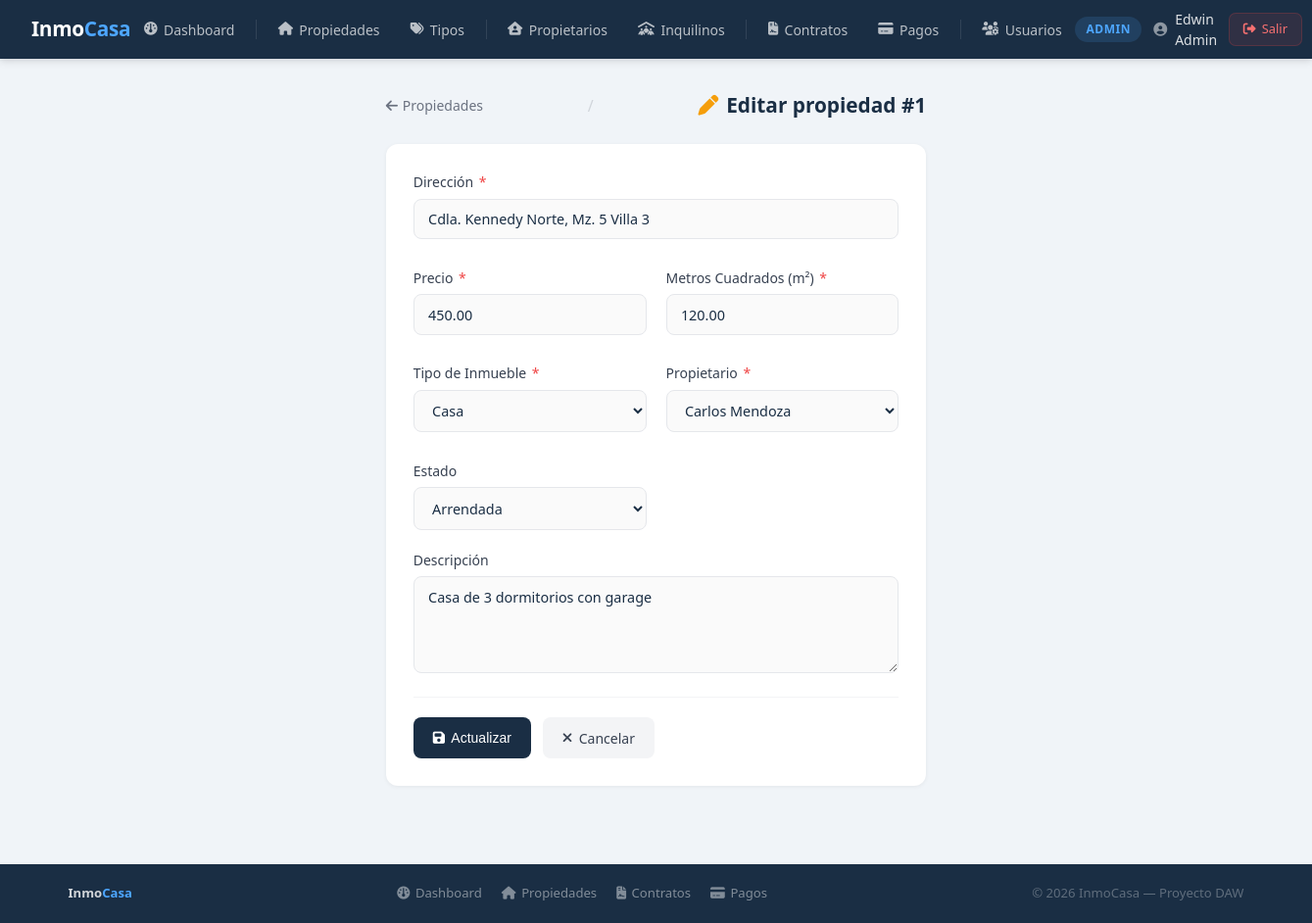
Screenshot of /index.php?action=propiedad_editar&id=1 (signed in) with the database file from the repository.
### tables this page shows
CREATE TABLE IF NOT EXISTS propiedades (
    id INT AUTO_INCREMENT PRIMARY KEY,
    direccion VARCHAR(200) NOT NULL,
    precio DECIMAL(10,2) NOT NULL,
    metros2 DECIMAL(8,2) NOT NULL,
    descripcion TEXT,
    estado ENUM('Disponible', 'Arrendada', 'En venta', 'Vendida') DEFAULT 'Disponible',
    tipo_id INT NOT NULL,
    propietario_id INT NOT NULL,
    created_at TIMESTAMP DEFAULT CURRENT_TIMESTAMP,
    FOREIGN KEY (tipo_id) REFERENCES tipos_inmueble(id),
    FOREIGN KEY (propietario_id) REFERENCES propietarios(id)
);

CREATE TABLE IF NOT EXISTS tipos_inmueble (
    id INT AUTO_INCREMENT PRIMARY KEY,
    nombre VARCHAR(50) NOT NULL,
    descripcion TEXT,
    created_at TIMESTAMP DEFAULT CURRENT_TIMESTAMP
);

CREATE TABLE IF NOT EXISTS propietarios (
    id INT AUTO_INCREMENT PRIMARY KEY,
    nombre VARCHAR(100) NOT NULL,
    cedula VARCHAR(13) NOT NULL UNIQUE,
    telefono VARCHAR(15),
    email VARCHAR(100) NOT NULL UNIQUE,
    direccion VARCHAR(200),
    created_at TIMESTAMP DEFAULT CURRENT_TIMESTAMP
);

### app/controllers/PropiedadController.php (called while the page is built, shortened)
<?php
include_once __DIR__ . '/../models/Propiedad.php';
include_once __DIR__ . '/../models/TipoInmueble.php';
include_once __DIR__ . '/../models/Propietario.php';
class PropiedadController {
    private $modelo;
    public function __construct() {
        $this->modelo = new Propiedad();
    }
    public function editar($id) {
        $propiedad = $this->modelo->obtenerPorId($id);
        $tipoModelo = new TipoInmueble();
        $tipos = $tipoModelo->obtenerTodos();
        $propietarioModelo = new Propietario();
        $propietarios = $propietarioModelo->obtenerTodos();
        include_once __DIR__ . '/../views/propiedades/editar.php';
    }
}
?>

### config/database.example.php (called while the page is built, shortened)
<?php
class Database{
    private static $conn = null;
    public static function getConexion(){
        if( self::$conn === null){
            try{
                $dsn = 'mysql:host='.DB_HOST .
                ';port='. DB_PORT .
                ';dbname='.DB_NAME .
                ';charset=utf8';
                self::$conn = new PDO($dsn , DB_USER,DB_PASS ,[
                    PDO::ATTR_ERRMODE => PDO::ERRMODE_EXCEPTION,
                    PDO::ATTR_DEFAULT_FETCH_MODE => PDO::FETCH_ASSOC,
                    PDO::ATTR_EMULATE_PREPARES => false,
                ]);
            }catch(PDOException $e){
                die("Error de conexion: ". $e->getMessage());
            }
        }
        return self::$conn;
    }
}
?>

### app/models/Propiedad.php (called while the page is built, shortened)
<?php
class Propiedad {
    private $conn;
    public function __construct() {
        $this->conn = Database::getConexion();
    }
    public function obtenerPorId($id) {
        try {
            $sql = "SELECT p.*,
                    t.nombre AS tipo_nombre,
                    pr.nombre AS propietario_nombre
                    FROM propiedades p
                    INNER JOIN tipos_inmueble t ON p.tipo_id = t.id
                    INNER JOIN propietarios pr ON p.propietario_id = pr.id
                    WHERE p.id = ?";
            $stmt = $this->conn->prepare($sql);
            $stmt->execute([$id]);
            return $stmt->fetch();
        } catch (PDOException $e) {
            return ["exito" => false, "mensaje" => "Error al obtener propiedad: " . $e->getMessage()];
        }
    }
}
?>

### app/models/TipoInmueble.php (called while the page is built, shortened)
<?php
class TipoInmueble {
    private $conn;
    public function __construct() {
        $this->conn = Database::getConexion();
    }
    public function obtenerTodos() {
        try {
            $sql = "SELECT * FROM tipos_inmueble ORDER BY nombre ASC";
            $stmt = $this->conn->prepare($sql);
            $stmt->execute();
            return $stmt->fetchAll();
        } catch (PDOException $e) {
            return ["exito" => false, "mensaje" => "Error al obtener tipos: " . $e->getMessage()];
        }
    }
}
?>

### app/models/Propietario.php (called while the page is built, shortened)
<?php
class Propietario {
    private $conn;
    public function __construct() {
        $this->conn = Database::getConexion();
    }
    public function obtenerTodos() {
        try {
            $sql = "SELECT * FROM propietarios ORDER BY nombre ASC";
            $stmt = $this->conn->prepare($sql);
            $stmt->execute();
            return $stmt->fetchAll();
        } catch (PDOException $e) {
            return ["exito" => false, "mensaje" => "Error al obtener propietarios: " . $e->getMessage()];
        }
    }
}
?>

### app/views/propiedades/editar.php (the view, shortened to what this page needs)
<?php include_once __DIR__ . '/../layouts/header.php'; ?>
<?php
$propiedad = $propiedad ?? [];
$tipos = $tipos ?? [];
$propietarios = $propietarios ?? [];
?>
<div class="page-header">
    <a href="<?= BASE_URL ?>?action=propiedades"><i class="fa-solid fa-arrow-left"></i> Propiedades</a>
    <span class="separator">/</span>
    <div class="page-title"><i class="fa-solid fa-pen"></i> Editar propiedad #<?= $propiedad['id'] ?? '' ?></div>
</div>
<div class="form-card">
    <form id="formPropiedad" method="POST" action="<?= BASE_URL ?>?action=propiedad_actualizar&id=<?= $propiedad['id'] ?? '' ?>" novalidate>
        <div class="form-grid">
            <div class="form-group full">
                <label>Dirección <span class="required">*</span></label>
                <input type="text" name="direccion" value="<?= htmlspecialchars($propiedad['direccion'] ?? '') ?>">
            </div>
            <div class="form-group">
                <label>Precio <span class="required">*</span></label>
                <input type="number" step="0.01" name="precio" value="<?= htmlspecialchars($propiedad['precio'] ?? '') ?>">
            </div>
            <div class="form-group">
                <label>Metros Cuadrados (m²) <span class="required">*</span></label>
                <input type="number" step="0.01" name="metros2" value="<?= htmlspecialchars($propiedad['metros2'] ?? '') ?>">
            </div>
            <div class="form-group">
                <label>Tipo de Inmueble <span class="required">*</span></label>
                <select name="tipo_id" id="tipo_id">
                    <?php foreach ($tipos as $t): ?>
                        <option value="<?= $t['id'] ?>" <?= ($propiedad['tipo_id'] == $t['id']) ? 'selected' : '' ?>><?= htmlspecialchars($t['nombre']) ?></option>
                    <?php endforeach; ?>
                </select>
            </div>
            <div class="form-group">
                <label>Propietario <span class="required">*</span></label>
                <select name="propietario_id" id="propietario_id">
                    <?php foreach ($propietarios as $p): ?>
                        <option value="<?= $p['id'] ?>" <?= ($propiedad['propietario_id'] == $p['id']) ? 'selected' : '' ?>><?= htmlspecialchars($p['nombre']) ?></option>
                    <?php endforeach; ?>
                </select>
            </div>
            <div class="form-group">
                <label>Estado</label>
                <select name="estado">
                    <option value="Arrendada" <?= ($propiedad['estado'] === 'Arrendada') ? 'selected' : '' ?>>Arrendada</option>
                </select>
            </div>
            <div class="form-group full">
                <label>Descripción</label>
                <textarea name="descripcion" rows="4"><?= htmlspecialchars($propiedad['descripcion'] ?? '') ?></textarea>
            </div>
        </div>
        <div class="form-actions">
            <button type="submit" class="btn btn-primary"><i class="fa-solid fa-floppy-disk"></i> Actualizar</button>
            <a href="<?= BASE_URL ?>?action=propiedades" class="btn btn-secondary"><i class="fa-solid fa-xmark"></i> Cancelar</a>
        </div>
    </form>
</div>
<?php include_once __DIR__ . '/../layouts/footer.php'; ?>

### public/css/style.css (style rules this page uses)
*, *::before, *::after { margin: 0; padding: 0; box-sizing: border-box; }
html { font-size: 16px; }
body { font-family: 'Segoe UI', system-ui, -apple-system, sans-serif; background: #f0f4f8; color: #1a2e44; min-height: 100vh; line-height: 1.5; display: flex; flex-direction: column; }
a { color: #4da6ff; text-decoration: none; transition: color 0.2s; }
.btn { display: inline-flex; align-items: center; gap: 0.4rem; padding: 0.55rem 1.1rem; border-radius: 8px; font-size: 0.875rem; font-weight: 500; text-decoration: none; cursor: pointer; border: none; transition: all 0.2s; white-space: nowrap; }
.btn-primary { background: #1a2e44; color: #fff; }
.btn-secondary { background: #f3f4f6; color: #374151; }
.form-card { background: #fff; border-radius: 12px; box-shadow: 0 1px 4px rgba(0,0,0,0.06); padding: 1.75rem; max-width: 750px; }
.form-grid { display: grid; grid-template-columns: 1fr 1fr; gap: 1.25rem; }
.form-group { display: flex; flex-direction: column; gap: 0.4rem; }
.form-group.full { grid-column: 1 / -1; }
label { font-size: 0.875rem; font-weight: 500; color: #374151; }
.required { color: #ef4444; margin-left: 2px; }
input[type="text"], input[type="email"], input[type="password"], input[type="number"], input[type="date"], select, textarea { width: 100%; padding: 0.65rem 0.9rem; border: 1.5px solid #e5e7eb; border-radius: 8px; font-size: 0.9rem; color: #1a2e44; background: #fafafa; outline: none; transition: border-color 0.2s, background 0.2s; font-family: inherit; }
textarea { resize: vertical; min-height: 80px; }
.form-actions { display: flex; gap: 0.75rem; margin-top: 1.5rem; padding-top: 1.25rem; border-top: 1px solid #f3f4f6; }
.page-header { display: flex; align-items: center; justify-content: space-between; margin-bottom: 1.5rem; flex-wrap: wrap; gap: 1rem; }
.page-title { font-size: 1.3rem; font-weight: 600; color: #1a2e44; display: flex; align-items: center; gap: 0.5rem; }
.page-title i { color: #4da6ff; }

### app/views/layouts/header.php (style rules this page uses)
* { margin: 0; padding: 0; box-sizing: border-box; }
body { font-family: 'Segoe UI', sans-serif; background: #f0f4f8; min-height: 100vh; display: flex; flex-direction: column; }

### app/views/propiedades/editar.php (style rules this page uses)
.page-header { display: flex; align-items: center; gap: 0.75rem; margin-bottom: 1.5rem; }
.page-header a { color: #6b7280; text-decoration: none; font-size: 0.875rem; display: flex; align-items: center; gap: 0.3rem; }
.separator { color: #d1d5db; }
.page-title { font-size: 1.3rem; font-weight: 600; color: #1a2e44; display: flex; align-items: center; gap: 0.5rem; }
.page-title i { color: #f59e0b; }
.form-card { background: #fff; border-radius: 12px; box-shadow: 0 1px 4px rgba(0,0,0,0.06); padding: 1.75rem; max-width: 750px; }
.form-grid { display: grid; grid-template-columns: 1fr 1fr; gap: 1.25rem; }
.form-group { display: flex; flex-direction: column; gap: 0.4rem; }
.form-group.full { grid-column: 1 / -1; }
label { font-size: 0.875rem; font-weight: 500; color: #374151; }
.required { color: #ef4444; margin-left: 2px; }
input, select, textarea { padding: 0.65rem 0.9rem; border: 1.5px solid #e5e7eb; border-radius: 8px; font-size: 0.9rem; color: #1a2e44; background: #fafafa; outline: none; transition: border-color 0.2s; font-family: inherit; }
.form-actions { display: flex; gap: 0.75rem; margin-top: 1.5rem; padding-top: 1.25rem; border-top: 1px solid #f3f4f6; }
.btn { display: inline-flex; align-items: center; gap: 0.4rem; padding: 0.65rem 1.25rem; border-radius: 8px; font-size: 0.875rem; font-weight: 500; text-decoration: none; cursor: pointer; border: none; transition: all 0.2s; }
.btn-primary { background: #1a2e44; color: #fff; }
.btn-secondary { background: #f3f4f6; color: #374151; }

### rows the page displays
propiedades: id "1", direccion "Cdla. Kennedy Norte, Mz. 5 Villa 3", precio "450.00", metros2 "120.00", tipo_id "Casa", propietario_id "Carlos Mendoza", estado "Arrendada", descripcion "Casa de 3 dormitorios con garage"

### other values shown
$rol "ADMIN"
$nombre "Edwin Admin"
